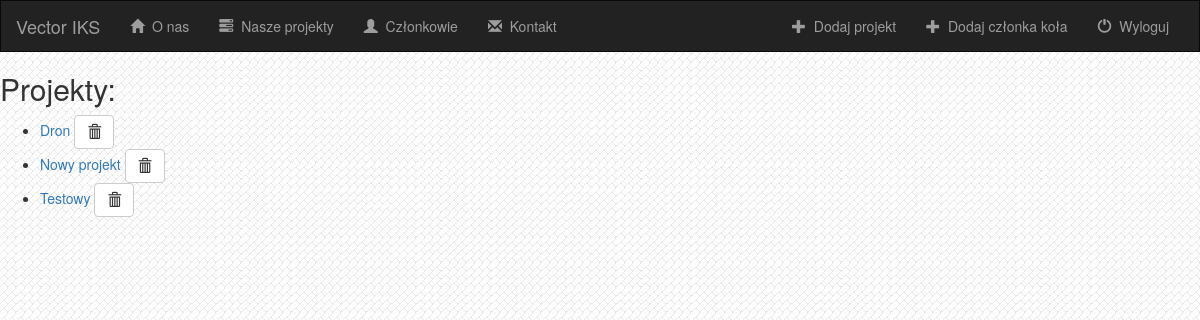
The page /projects/ on the database as committed earlier.
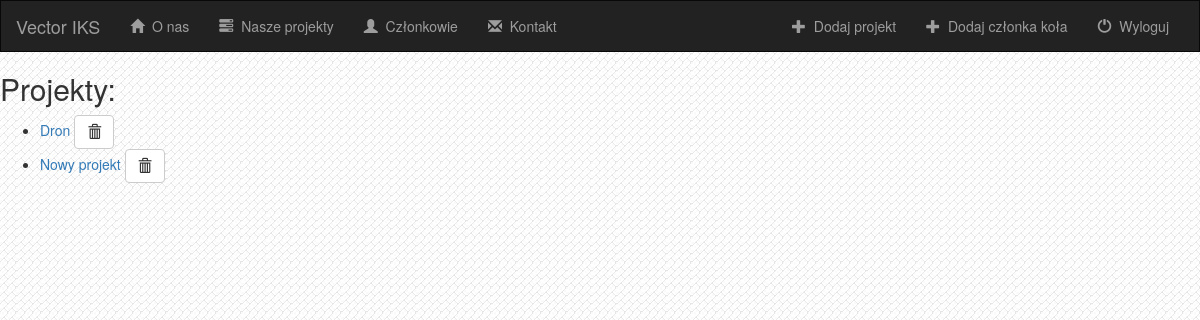
The same page on the database as committed later.
### projects/models.py (models this page shows, shortened)
class Project(models.Model):
    title = models.CharField(max_length=500)
    description = models.TextField()
    photo = models.FileField(null=True)
    date = models.DateField(auto_now_add=True)

### projects/views.py (the view)
class IndexView(generic.ListView):
    template_name = 'projects/index.html'
    context_object_name = 'all_projects'
    def get_queryset(self):
        return Project.objects.all()

### projects/templates/projects/index.html (shortened to what this page needs)
{% extends 'members/base.html' %}
{% block body %}
<h2>Projekty:</h2>
{% if all_projects %}
    <ul>
        {% for project in all_projects %}
        <li><a href="{% url 'projects:detail' project.id %}">{{ project.title }}</a>
            <form action="{% url 'projects:project-delete' project.id %}" method="post" style="display: inline;">
                   <button type="submit" class="btn btn-default btn-small">
                       <span class="glyphicon glyphicon-trash"></span>
                    </button>
            </form>
        </li>
        {% endfor %}
    </ul>
{% else %}
    <h3>Nie ma projektów :(</h3>
{% endif %}
{% endblock %}

Rows that differ between the two databases and show on the page:
removed Project: title "Testowy"
